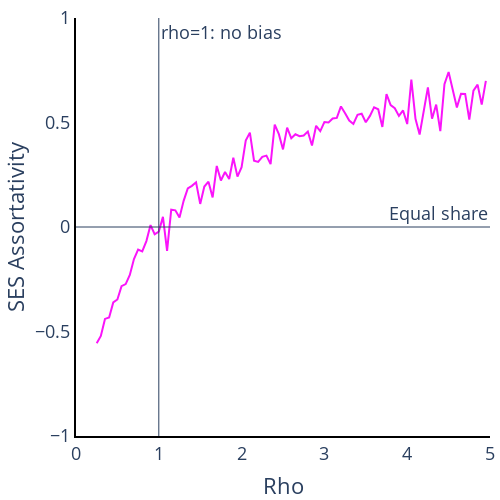

Notebook code cell kept with this figure:
### Code cell
df_rho_SES_ass = pd.DataFrame(np.transpose([rho_list, SES_assortativity_list]), columns=['Rho', 'SES Assortativity'])

rho_ass = px.line(df_rho_SES_ass, x='Rho', y='SES Assortativity')

rho_ass.update_layout(
    title = None, 
    font=dict(size = 18),
    xaxis_title = 'Rho', 
    yaxis_title = 'SES Assortativity',
    width = 500, height = 500,
    showlegend = True, 
    legend=dict(x=0.75,y=1),
    legend_title_text = '',
    xaxis_range = [0,5],
    yaxis_range = [-1,1],
    margin=dict(b=5,l=5,r=5,t=5),
    xaxis = dict(showgrid = False, showline = True, linecolor = 'rgb(0,0,0)', linewidth = 2), 
    yaxis = dict(showgrid = False, showline = True, linecolor = 'rgb(0,0,0)', linewidth = 2),
    plot_bgcolor='rgba(0,0,0,0)')

rho_ass.data[0].line.color = "rgb(250, 20, 250)"
rho_ass.add_hline(y=0, line_width=1, annotation_text = 'Equal share')
rho_ass.add_vline(x=1, line_width=1, annotation_text = 'rho=1: no bias')

### Figure 1 — Plotly figure (JSON) as saved in the notebook; plotly's stock layout.template omitted (floating-point values rounded to 4 significant figures)
{"data": [{"hovertemplate": "Rho=%{x}<br>SES Assortativity=%{y}<extra></extra>", "legendgroup": "", "line": {"color": "rgb(250, 20, 250)", "dash": "solid"}, "marker": {"symbol": "circle"}, "mode": "lines", "name": "", "orientation": "v", "showlegend": false, "type": "scatter", "x": [0.25, 0.3, 0.35, 0.4, 0.45, 0.5, 0.55, 0.6, 0.65, 0.7, 0.75, 0.8, 0.85, 0.9, 0.95, 1.0, 1.05, 1.1, 1.15, 1.2, 1.25, 1.3, 1.35, 1.4, 1.45, 1.5, 1.55, 1.6, 1.65, 1.7, 1.75, 1.8, 1.85, 1.9, 1.95, 2.0, 2.05, 2.1, 2.15, 2.2, 2.25, 2.3, 2.35, 2.4, 2.45, 2.5, 2.55, 2.6, 2.65, 2.7, 2.75, 2.8, 2.85, 2.9, 2.95, 3.0, 3.05, 3.1, 3.15, 3.2, 3.25, 3.3, 3.35, 3.4, 3.45, 3.5, 3.55, 3.6, 3.65, 3.7, 3.75, 3.8, 3.85, 3.9, 3.95, 4.0, 4.05, 4.1, 4.15, 4.2, 4.25, 4.3, 4.35, 4.4, 4.45, 4.5, 4.55, 4.6, 4.65, 4.7, 4.75, 4.8, 4.85, 4.9, 4.95], "xaxis": "x", "y": [-0.5556, -0.5211, -0.4398, -0.4329, -0.3609, -0.3467, -0.2828, -0.2731, -0.2291, -0.1537, -0.1082, -0.1171, -0.06734, 0.009088, -0.03477, -0.02153, 0.04843, -0.1141, 0.08286, 0.07978, 0.04509, 0.1252, 0.1849, 0.1968, 0.2138, 0.1105, 0.1934, 0.2171, 0.1416, 0.292, 0.2222, 0.2631, 0.2294, 0.3312, 0.2409, 0.286, 0.4134, 0.4517, 0.3172, 0.3112, 0.3358, 0.3414, 0.301, 0.4898, 0.444, 0.3713, 0.4753, 0.4246, 0.4437, 0.4347, 0.4379, 0.4566, 0.3901, 0.4842, 0.459, 0.502, 0.5001, 0.5192, 0.5218, 0.5768, 0.5447, 0.5096, 0.4928, 0.5367, 0.5421, 0.5014, 0.5316, 0.5723, 0.5631, 0.4786, 0.6357, 0.5831, 0.5683, 0.5313, 0.5578, 0.4926, 0.7056, 0.518, 0.4427, 0.5631, 0.6684, 0.5182, 0.5857, 0.4584, 0.683, 0.7416, 0.6527, 0.5722, 0.6379, 0.6369, 0.514, 0.6528, 0.6813, 0.5856, 0.6993], "yaxis": "y"}], "layout": {"annotations": [{"showarrow": false, "text": "Equal share", "x": 1, "xanchor": "right", "xref": "x domain", "y": 0, "yanchor": "bottom", "yref": "y"}, {"showarrow": false, "text": "rho=1: no bias", "x": 1, "xanchor": "left", "xref": "x", "y": 1, "yanchor": "top", "yref": "y domain"}], "font": {"size": 18}, "height": 500, "legend": {"title": {"text": ""}, "tracegroupgap": 0, "x": 0.75, "y": 1}, "margin": {"b": 5, "l": 5, "r": 5, "t": 5}, "plot_bgcolor": "rgba(0,0,0,0)", "shapes": [{"line": {"width": 1}, "type": "line", "x0": 0, "x1": 1, "xref": "x domain", "y0": 0, "y1": 0, "yref": "y"}, {"line": {"width": 1}, "type": "line", "x0": 1, "x1": 1, "xref": "x", "y0": 0, "y1": 1, "yref": "y domain"}], "showlegend": true, "title": {}, "width": 500, "xaxis": {"anchor": "y", "domain": [0, 1], "linecolor": "rgb(0,0,0)", "linewidth": 2, "range": [0, 5], "showgrid": false, "showline": true, "title": {"text": "Rho"}}, "yaxis": {"anchor": "x", "domain": [0, 1], "linecolor": "rgb(0,0,0)", "linewidth": 2, "range": [-1, 1], "showgrid": false, "showline": true, "title": {"text": "SES Assortativity"}}}}
